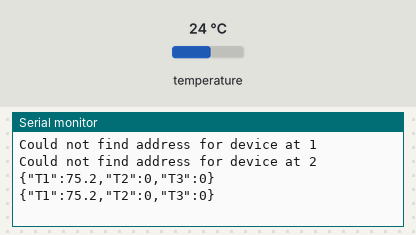
Bench run of a sketch on a simulated Arduino Uno, built with avr-gcc and run on an emulated ATmega328P. On the bench: the last lines printed to the serial monitor. The inputs (shaded band) are chosen by the test bench; at power-on: temperature 24 °C.

Above: at 3.4 s.
3.5 s: temperature set to 12 °C
At 5.2 s:
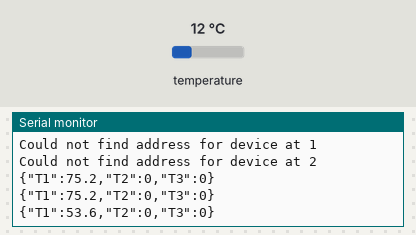
6.0 s: temperature set to 19 °C
At 7.0 s:
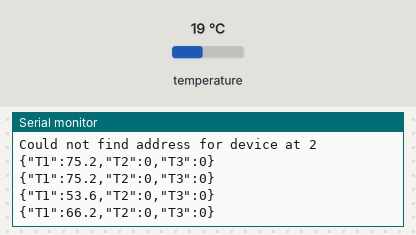
Timing chart, 0 to 9.0 s (numbered marks = the images above; inputs shaded):
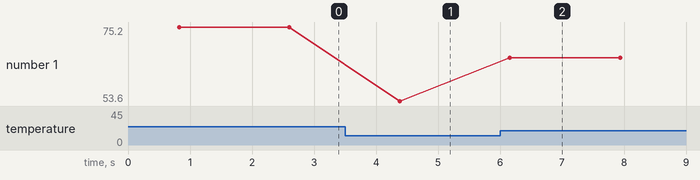

The sketch:

processing_test.ino
```cpp
/* LIBRARIES */
#include <OneWire.h>
#include <DallasTemperature.h>
#include <ArduinoJson.h>

/* CONSTANTS */
#define ONE_WIRE_BUS 9
#define NUM_TEMP_SENSORS 3

/* GENERAL VARIABLES */
int TEMP_THRESH = 90;       // When in overheat, thresh is lower number. Allows for autonomous restart. Val is arbitrary
int tempThresholdsBroken;   // Reads how many temp sensors have detected an exceeded temp thresh
bool overheat = false;
char message[6] = "hello";

/* TEMP SENSOR VARIABLES */
OneWire oneWire(ONE_WIRE_BUS);
DallasTemperature sensors(&oneWire);
DeviceAddress tempDeviceAddress;
float tempArray[NUM_TEMP_SENSORS];
struct Data_Package {
  float T1 = 0.0;
  float T2 = 0.0;
  float T3 = 0.0;
  float T4 = 0.0;
  float T5 = 0.0;
  float T6 = 0.0;
};
Data_Package data;

/* JSON VARIABLES */
StaticJsonDocument<200> sendJson;       // initializing all the variables (as floats)
String jsonDataPackage;

bool sent = true;          // indicates if a message has been sent

float T1 = sendJson["T1"];
float T2 = sendJson["T2"];
float T3 = sendJson["T3"];
//float T4 = sendJson["T4"];
//float T5 = sendJson["T5"];
//float T6 = sendJson["T6"];

//float V1 = sendJson["V1"];
//float V2 = sendJson["V2"];
//float V3 = sendJson["V3"];
//
//float C1 = sendJson["C1"];


/* Function: setup
 *    Initialises the system wide configuration and settings prior to start
*/
void setup() {
  Serial.begin(9600);
  while(!Serial) {}

  tempSensorSetup();
}


/* Function: tempSensorSetup
* initializes the temperature sensors (quantitiy determined by NUM_TEMP_SENSORS) and calls 'printTempSensorAddresses'
*/
void tempSensorSetup() {
  sensors.begin();

  //print the address of each sensor
  for (int i = 0; i < NUM_TEMP_SENSORS; i++) {
    //searches for data wires. Stores device addresses in "tempDeviceAddress" variable
    if (sensors.getAddress(tempDeviceAddress, i)) {
//      Serial.print("Address ");
//      Serial.print(i);
//      Serial.print(": ");
//      printTempSensorAddresses(tempDeviceAddress);
//      Serial.println();

    } else {
      Serial.print("Could not find address for device at ");
      Serial.println(i);
    }
  }
}


/* Function: printTempSensorAddresses
* Prints the addresses of each detected temperature device for debugging purposes
*/
void printTempSensorAddresses(DeviceAddress deviceAddress) {
  for (uint8_t i = 0; i < 8; i++) {
    if (deviceAddress[i] < 16)
      Serial.print("0");
      Serial.print(deviceAddress[i], HEX);
    }
}

void loop() {
    readTemperatures();
    serializeJson(sendJson, jsonDataPackage);
    Serial.println(jsonDataPackage);
    jsonDataPackage = "";
//    Serial.println(data.T1);
//    Serial.println(data.T2);
//    Serial.println(data.T3);
//    Serial.println("------------------------");
//    changeJson("oof");
    delay(1000);
}

/* Function: readTemperatures
* Cycles through each temp sensor and saves the readings to the 'data' struct. Also takes note of
* an overheat (currently waits for 2 sensors to overheat. This number is arbitrary)
* - may make separate function for overheat readings (for simplification)
*/
void readTemperatures() {
    sensors.requestTemperatures(); // reads temps from all sensors
    tempThresholdsBroken = 0;   //! Resets to 0 to allow for overheat setting to change. May modify later

    // loop through each device & assign temperature value to "tempArray" array
    for (int i = 0; i < NUM_TEMP_SENSORS; i++) {
        if (sensors.getAddress(tempDeviceAddress, i)) {
            tempArray[i] = sensors.getTempF(tempDeviceAddress);  // reads temperature in degrees farenheit
            if (tempArray[i] >= TEMP_THRESH) {
                tempThresholdsBroken += 1;
            }
        }
    }
    if (tempThresholdsBroken >= 2) {    /* After initial overheat, other sensors may trigger as overheating due to TEMP_THRESH change. This is expected */
        overheat = true;
        TEMP_THRESH = 85;
    } else {     // does not wait for entire system cooldown. Again, going back to 1 or 2 faulty sensors ruining everything... this was an issue found in testing
        //TODO: find a way to get around faulty temperature sensors. Testing found that resetting the system worked...Maybe re-run tempSensorSetup occasionally
        overheat = false;
        TEMP_THRESH = 90;
    }

    data.T1 = tempArray[0];   // updating readings in our data struct
    data.T2 = tempArray[1];
    data.T3 = tempArray[2];
    // data.overTemp = overheat;

    sendJson["T1"] = data.T1;
    sendJson["T2"] = data.T2;
    sendJson["T3"] = data.T3;
//    sendJson["T4"] = data.T4;
//    sendJson["T5"] = data.T5;
//    sendJson["T6"] = data.T6;

}


/* Function: changeJson
* making sure json is modified to a version the processing code can read
*/
void changeJson(String jsonString) {
    Serial.println(jsonString);
}
```

Measured:
- after the input at 3.5 s, the serial monitor: prints a new line after 0.88 s (image 1)
- after the input at 6.0 s, the serial monitor: prints a new line after 0.16 s (image 2)
- plotted number 1: 75.2 → 53.6 after the input at 3.5 s, 53.6 → 66.2 after the input at 6.0 s
